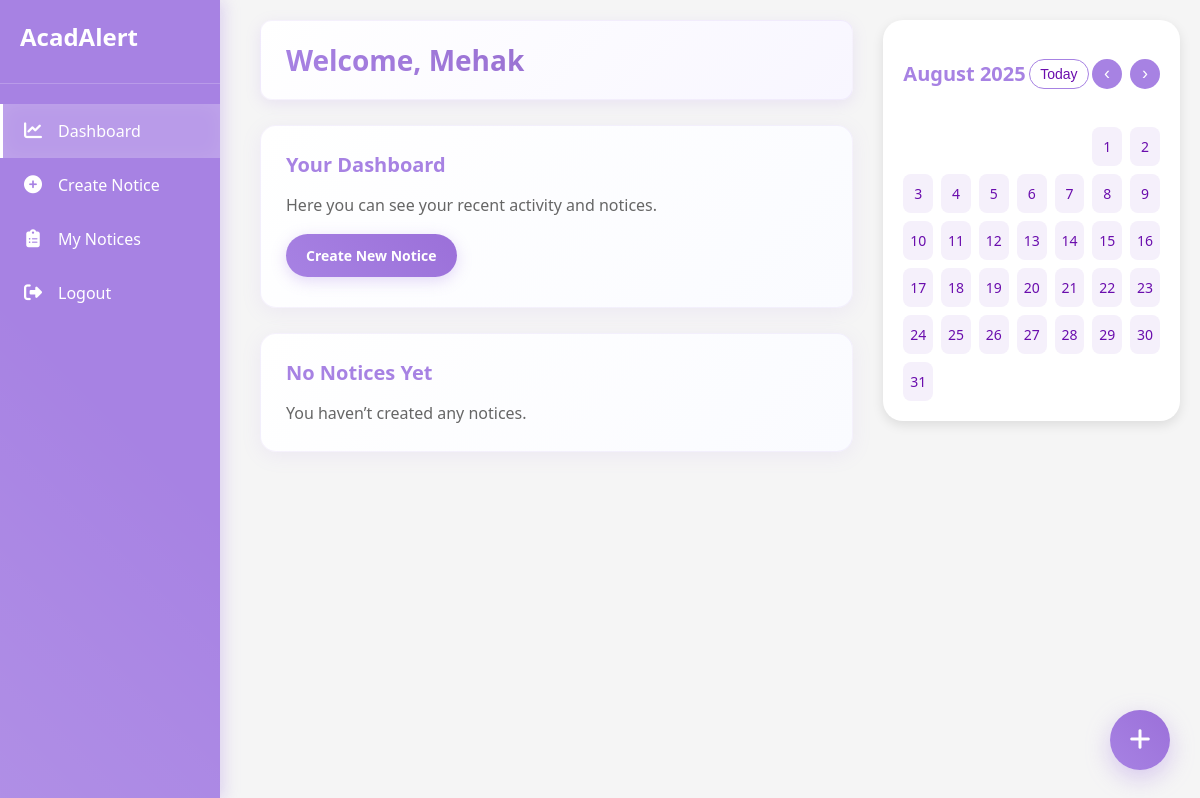
Page /user-dashboard/ (signed in) on the earlier database version.
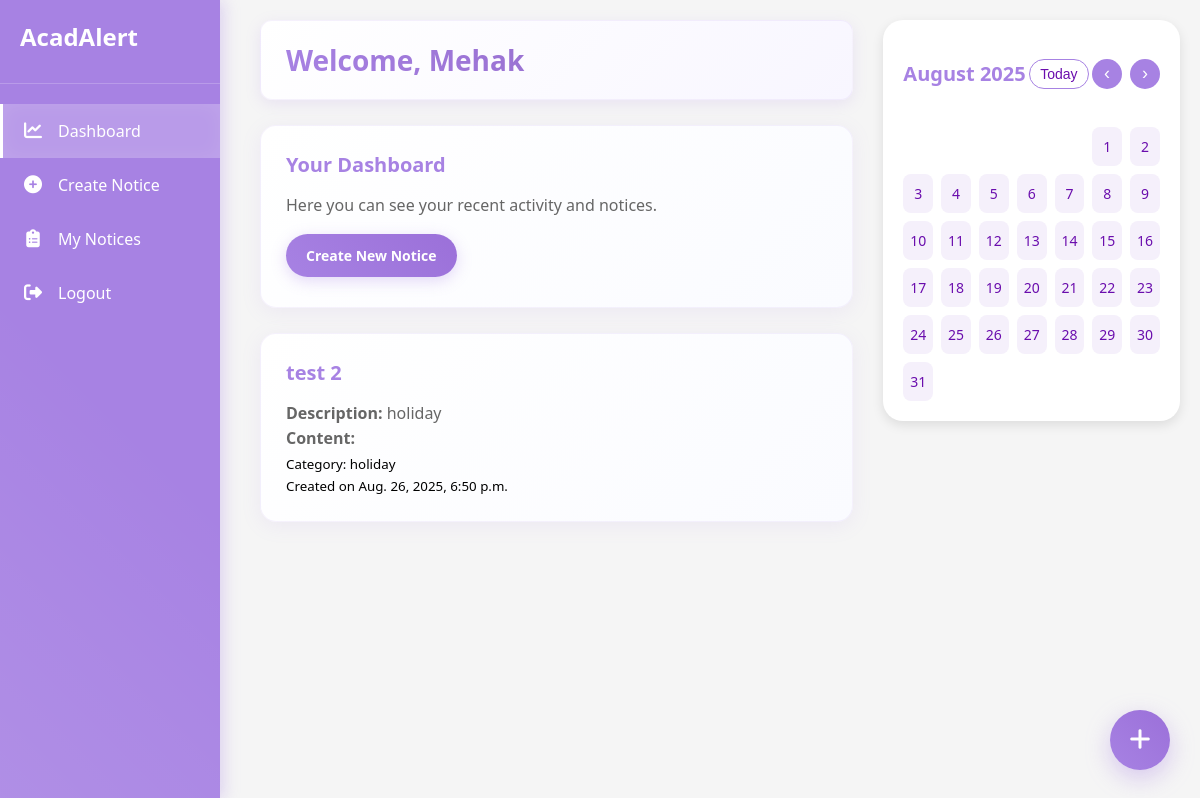
Same page on the later database version.
### NoticeApp/models.py (models this page shows, shortened)
class Notice(models.Model):
    CATEGORY_CHOICES = [
        ('academic', 'Academic'),
        ('administrative', 'Administrative'),
        ('event', 'Event'),
        ('exam', 'Exam'),
        ('fee', 'Fee Related'),
        ('general', 'General'),
        ('holiday', 'Holiday'),
        ('sports', 'Sports'),
        ('placement', 'Placement'),
        ('scholarship', 'Scholarship'),
    ]
    STATUS_CHOICES = (
    ('approved', 'Approved'),
    ('pending', 'Pending'),
)
    PRIORITY_CHOICES = [
        ('low', 'Low'),
        ('medium', 'Medium'),
        ('high', 'High'),
    ]
    title = models.CharField(max_length=255)
    description = models.TextField()
    category = models.CharField(max_length=50, choices=CATEGORY_CHOICES)
    priority = models.CharField(max_length=10, choices=PRIORITY_CHOICES, default='medium')
    start_date = models.DateField(null=True, blank=True)
    end_date = models.DateField(null=True, blank=True)
    target_audience = models.CharField(max_length=50, default="all")
    attachment = models.FileField(upload_to="attachments/", null=True, blank=True)
    tags = models.CharField(max_length=255, blank=True)
    author = models.ForeignKey(User, on_delete=models.CASCADE)
    created_at = models.DateTimeField(auto_now_add=True)
    status = models.CharField(max_length=20, choices=STATUS_CHOICES, default='pending')
    approved = models.BooleanField(default=False)  # admin approval ke liye
    class Meta:
        verbose_name = "Notice"  # Singular
        verbose_name_plural = "Notices"  # Plural

### NoticeApp/views.py (the view)
# urls.py: path('user-dashboard/', views.user_dashboard, name='user_dashboard'),
@login_required
def user_dashboard(request):
    notices = Notice.objects.filter(approved=True).order_by('-created_at')
    return render(request, 'user_dashboard.html', {'notices': notices})

### NoticeApp/templates/user_dashboard.html (shortened to what this page needs)
<!DOCTYPE html>
<html lang="en">
<head>
    <link rel="stylesheet" href="https://cdnjs.cloudflare.com/ajax/libs/font-awesome/6.5.0/css/all.min.css">
</head>
<body>
    <div class="sidebar">
        <div class="sidebar-header">
            <h2>AcadAlert</h2>
        </div>
        <ul>
            <li class="active"><a href="{% url 'user_dashboard' %}"><i
                        class="fas fa-chart-line"></i><span>Dashboard</span></a></li>
            <li><a href="{% url 'create-notice' %}"><i class="fas fa-plus-circle"></i><span>Create Notice</span></a>
            </li>
            <li><a href="{% url 'user_feed' %}"><i class="fas fa-clipboard-list logo-icon"></i><span>My
                        Notices</span></a></li>
            <li><a href="{% url 'logout' %}" onclick="return confirmLogout(event)"><i
                        class="fas fa-sign-out-alt"></i><span>Logout</span></a></li>
        </ul>
    </div>
    <div class="main-wrapper">
        <div class="main-content">
            <div class="top-bar">
                <h1>Welcome, {{user.username}}</h1>
            </div>
            <div class="notice-card">
                <h3>Your Dashboard</h3>
                <p>Here you can see your recent activity and notices.</p>
                <a href="{% url 'create-notice' %}" class="btn">Create New Notice</a>
            </div>
            {% for notice in notices %}
            <div class="notice-card">
                <h3>{{ notice.title }}</h3>
                {% if notice.description %}
                <p><b>Description:</b> {{ notice.description }}</p>
                {% endif %}
                <p><b>Content:</b> {{ notice.content }}</p>
                <small>Category: {{ notice.category }}</small><br>
                <small>Created on {{ notice.created_at }}</small>
            </div>
            {% empty %}
            <div class="notice-card">
                <h3>No Notices Yet</h3>
                <p>You haven’t created any notices.</p>
            </div>
            {% endfor %}
        </div>
        <div class="calendar-widget">
            <div class="calendar-container">
                <div class="calendar-header">
                    <h3 id="calendarMonthYear">July 2025</h3>
                    <button onclick="goToToday()">Today</button>
                    <div class="nav-buttons">
                        <button onclick="prevMonth()">‹</button>
                        <button onclick="nextMonth()">›</button>
                    </div>
                </div>
                <div class="calendar-grid" id="calendarGrid"></div>
            </div>
        </div>
    </div>
    <button class="create-notice-fab" onclick="openCreateNotice()" title="Create New Notice">
        <i class="fas fa-plus"></i>
    </button>
</body>
</html>

Differences in the rows shown:
added Notice: title "test 2", description "holiday", category "holiday", created_at "Aug. 26, 2025, 6:50 p.m."
Other differences:
text no longer shown: "No Notices Yet You haven’t created any notices."
